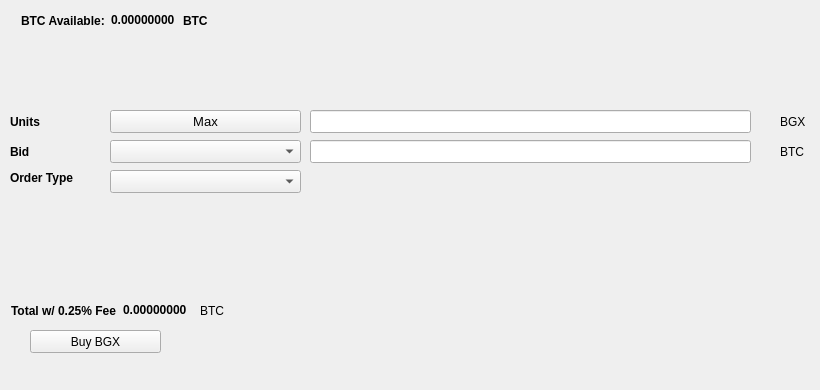
   <widget class="QWidget" name="BuyTab">
    <attribute name="title">
     <string>Buy</string>
    </attribute>
    <widget class="QPushButton" name="BuyBGX">
     <property name="geometry">
      <rect>
       <x>30</x>
       <y>330</y>
       <width>131</width>
       <height>23</height>
      </rect>
     </property>
     <property name="text">
      <string>Buy BGX</string>
     </property>
     <property name="icon">
      <iconset resource="../bitcoingenx.qrc">
       <normaloff>:/icons/bitcoin</normaloff>:/icons/bitcoin</iconset>
     </property>
    </widget>
    <widget class="QLabel" name="label_3">
     <property name="geometry">
      <rect>
       <x>10</x>
       <y>110</y>
       <width>46</width>
       <height>23</height>
      </rect>
     </property>
     <property name="font">
      <font>
       <weight>75</weight>
       <bold>true</bold>
      </font>
     </property>
     <property name="text">
      <string>Units</string>
     </property>
    </widget>
    <widget class="QLineEdit" name="UnitsInput">
     <property name="geometry">
      <rect>
       <x>310</x>
       <y>110</y>
       <width>441</width>
       <height>23</height>
      </rect>
     </property>
     <property name="font">
      <font>
       <pointsize>9</pointsize>
       <weight>75</weight>
       <bold>true</bold>
      </font>
     </property>
    </widget>
    <widget class="QLineEdit" name="BuyBidPriceEdit">
     <property name="geometry">
      <rect>
       <x>310</x>
       <y>140</y>
       <width>441</width>
       <height>23</height>
      </rect>
     </property>
     <property name="font">
      <font>
       <pointsize>9</pointsize>
       <weight>75</weight>
       <bold>true</bold>
      </font>
     </property>
    </widget>
    <widget class="QLabel" name="label_4">
     <property name="geometry">
      <rect>
       <x>780</x>
       <y>110</y>
       <width>31</width>
       <height>23</height>
      </rect>
     </property>
     <property name="text">
      <string>BGX</string>
     </property>
    </widget>
    <widget class="QLabel" name="label_5">
     <property name="geometry">
      <rect>
       <x>780</x>
       <y>140</y>
       <width>31</width>
       <height>23</height>
      </rect>
     </property>
     <property name="text">
      <string>BTC</string>
     </property>
    </widget>
    <widget class="QLabel" name="label_6">
     <property name="geometry">
      <rect>
       <x>10</x>
       <y>140</y>
       <width>46</width>
       <height>23</height>
      </rect>
     </property>
     <property name="font">
      <font>
       <weight>75</weight>
       <bold>true</bold>
      </font>
     </property>
     <property name="text">
      <string>Bid</string>
     </property>
    </widget>
    <widget class="QLabel" name="label_7">
     <property name="geometry">
      <rect>
       <x>10</x>
       <y>170</y>
       <width>91</width>
       <height>16</height>
      </rect>
     </property>
     <property name="font">
      <font>
       <weight>75</weight>
       <bold>true</bold>
      </font>
     </property>
     <property name="text">
      <string>Order Type</string>
     </property>
    </widget>
    <widget class="QPushButton" name="Buy_Max_Amount">
     <property name="geometry">
      <rect>
       <x>110</x>
       <y>110</y>
       <width>191</width>
       <height>23</height>
      </rect>
     </property>
     <property name="font">
      <font>
       <pointsize>10</pointsize>
      </font>
     </property>
     <property name="text">
      <string>Max</string>
     </property>
    </widget>
    <widget class="QComboBox" name="BuyBidcomboBox">
     <property name="geometry">
      <rect>
       <x>110</x>
       <y>140</y>
       <width>191</width>
       <height>23</height>
      </rect>
     </property>
     <property name="font">
      <font>
       <pointsize>10</pointsize>
      </font>
     </property>
    </widget>
    <widget class="QComboBox" name="buyOrdertypeCombo">
     <property name="geometry">
      <rect>
       <x>110</x>
       <y>170</y>
       <width>191</width>
       <height>23</height>
      </rect>
     </property>
     <property name="font">
      <font>
       <pointsize>10</pointsize>
      </font>
     </property>
    </widget>
    <widget class="QWidget" name="layoutWidget1">
     <property name="geometry">
      <rect>
       <x>21</x>
       <y>11</y>
       <width>227</width>
       <height>19</height>
      </rect>
     </property>
     <layout class="QHBoxLayout" name="horizontalLayout_3">
      <item>
       <widget class="QLabel" name="label232">
        <property name="font">
         <font>
          <weight>75</weight>
          <bold>true</bold>
         </font>
        </property>
        <property name="text">
         <string>BTC Available:</string>
        </property>
       </widget>
      </item>
      <item>
       <widget class="QLabel" name="BtcAvailableLbl">
        <property name="palette">
         <palette>
          <active>
           <colorrole role="WindowText">
            <brush brushstyle="SolidPattern">
             <color alpha="255">
              <red>0</red>
              <green>0</green>
              <blue>0</blue>
             </color>
            </brush>
           </colorrole>
           <colorrole role="Button">
            <brush brushstyle="SolidPattern">
             <color alpha="255">
              <red>0</red>
              <green>170</green>
              <blue>0</blue>
             </color>
            </brush>
           </colorrole>
           <colorrole role="Light">
            <brush brushstyle="SolidPattern">
             <color alpha="255">
              <red>0</red>
              <green>255</green>
              <blue>0</blue>
             </color>
            </brush>
           </colorrole>
           <colorrole role="Midlight">
            <brush brushstyle="SolidPattern">
             <color alpha="255">
              <red>0</red>
              <green>212</green>
              <blue>0</blue>
             </color>
            </brush>
           </colorrole>
           <colorrole role="Dark">
            <brush brushstyle="SolidPattern">
             <color alpha="255">
              <red>0</red>
              <green>85</green>
              <blue>0</blue>
             </color>
            </brush>
           </colorrole>
           <colorrole role="Mid">
            <brush brushstyle="SolidPattern">
             <color alpha="255">
              <red>0</red>
              <green>113</green>
              <blue>0</blue>
             </color>
            </brush>
           </colorrole>
           <colorrole role="Text">
            <brush brushstyle="SolidPattern">
             <color alpha="255">
              <red>0</red>
              <green>170</green>
              <blue>0</blue>
             </color>
            </brush>
           </colorrole>
           <colorrole role="BrightText">
            <brush brushstyle="SolidPattern">
             <color alpha="255">
              <red>255</red>
              <green>255</green>
              <blue>255</blue>
             </color>
            </brush>
           </colorrole>
           <colorrole role="ButtonText">
            <brush brushstyle="SolidPattern">
             <color alpha="255">
              <red>0</red>
              <green>0</green>
              <blue>0</blue>
             </color>
            </brush>
           </colorrole>
           <colorrole role="Base">
            <brush brushstyle="SolidPattern">
             <color alpha="255">
              <red>255</red>
              <green>255</green>
              <blue>255</blue>
             </color>
            </brush>
           </colorrole>
           <colorrole role="Window">
            <brush brushstyle="SolidPattern">
             <color alpha="255">
              <red>0</red>
              <green>170</green>
              <blue>0</blue>
             </color>
            </brush>
           </colorrole>
           <colorrole role="Shadow">
            <brush brushstyle="SolidPattern">
             <color alpha="255">
              <red>0</red>
              <green>0</green>
              <blue>0</blue>
             </color>
            </brush>
           </colorrole>
           <colorrole role="AlternateBase">
            <brush brushstyle="SolidPattern">
             <color alpha="255">
              <red>127</red>
              <green>212</green>
              <blue>127</blue>
             </color>
            </brush>
           </colorrole>
           <colorrole role="ToolTipBase">
            <brush brushstyle="SolidPattern">
             <color alpha="255">
              <red>255</red>
              <green>255</green>
              <blue>220</blue>
             </color>
            </brush>
           </colorrole>
           <colorrole role="ToolTipText">
            <brush brushstyle="SolidPattern">
             <color alpha="255">
              <red>0</red>
              <green>0</green>
              <blue>0</blue>
             </color>
            </brush>
           </colorrole>
          </active>
          <inactive>
           <colorrole role="WindowText">
            <brush brushstyle="SolidPattern">
             <color alpha="255">
              <red>0</red>
              <green>0</green>
              <blue>0</blue>
             </color>
            </brush>
           </colorrole>
           <colorrole role="Button">
            <brush brushstyle="SolidPattern">
             <color alpha="255">
              <red>0</red>
              <green>170</green>
              <blue>0</blue>
             </color>
            </brush>
           </colorrole>
           <colorrole role="Light">
            <brush brushstyle="SolidPattern">
             <color alpha="255">
              <red>0</red>
              <green>255</green>
              <blue>0</blue>
             </color>
            </brush>
           </colorrole>
           <colorrole role="Midlight">
            <brush brushstyle="SolidPattern">
             <color alpha="255">
              <red>0</red>
              <green>212</green>
              <blue>0</blue>
             </color>
            </brush>
           </colorrole>
           <colorrole role="Dark">
            <brush brushstyle="SolidPattern">
             <color alpha="255">
              <red>0</red>
              <green>85</green>
              <blue>0</blue>
             </color>
            </brush>
           </colorrole>
           <colorrole role="Mid">
            <brush brushstyle="SolidPattern">
             <color alpha="255">
              <red>0</red>
              <green>113</green>
              <blue>0</blue>
             </color>
            </brush>
           </colorrole>
           <colorrole role="Text">
            <brush brushstyle="SolidPattern">
             <color alpha="255">
              <red>0</red>
              <green>170</green>
              <blue>0</blue>
             </color>
            </brush>
           </colorrole>
           <colorrole role="BrightText">
            <brush brushstyle="SolidPattern">
             <color alpha="255">
              <red>255</red>
              <green>255</green>
              <blue>255</blue>
             </color>
            </brush>
           </colorrole>
           <colorrole role="ButtonText">
            <brush brushstyle="SolidPattern">
             <color alpha="255">
              <red>0</red>
              <green>0</green>
              <blue>0</blue>
             </color>
            </brush>
           </colorrole>
           <colorrole role="Base">
            <brush brushstyle="SolidPattern">
             <color alpha="255">
              <red>255</red>
              <green>255</green>
              <blue>255</blue>
             </color>
            </brush>
           </colorrole>
           <colorrole role="Window">
            <brush brushstyle="SolidPattern">
             <color alpha="255">
              <red>0</red>
              <green>170</green>
              <blue>0</blue>
             </color>
            </brush>
           </colorrole>
           <colorrole role="Shadow">
            <brush brushstyle="SolidPattern">
             <color alpha="255">
              <red>0</red>
              <green>0</green>
              <blue>0</blue>
             </color>
            </brush>
           </colorrole>
           <colorrole role="AlternateBase">
            <brush brushstyle="SolidPattern">
             <color alpha="255">
              <red>127</red>
              <green>212</green>
              <blue>127</blue>
             </color>
            </brush>
           </colorrole>
           <colorrole role="ToolTipBase">
            <brush brushstyle="SolidPattern">
             <color alpha="255">
              <red>255</red>
              <green>255</green>
              <blue>220</blue>
             </color>
            </brush>
           </colorrole>
           <colorrole role="ToolTipText">
            <brush brushstyle="SolidPattern">
             <color alpha="255">
              <red>0</red>
              <green>0</green>
              <blue>0</blue>
             </color>
            </brush>
           </colorrole>
          </inactive>
          <disabled>
           <colorrole role="WindowText">
            <brush brushstyle="SolidPattern">
             <color alpha="255">
              <red>0</red>
              <green>85</green>
              <blue>0</blue>
             </color>
            </brush>
           </colorrole>
           <colorrole role="Button">
            <brush brushstyle="SolidPattern">
             <color alpha="255">
              <red>0</red>
              <green>170</green>
              <blue>0</blue>
             </color>
            </brush>
           </colorrole>
           <colorrole role="Light">
            <brush brushstyle="SolidPattern">
             <color alpha="255">
              <red>0</red>
              <green>255</green>
              <blue>0</blue>
             </color>
            </brush>
           </colorrole>
           <colorrole role="Midlight">
            <brush brushstyle="SolidPattern">
             <color alpha="255">
              <red>0</red>
              <green>212</green>
              <blue>0</blue>
             </color>
            </brush>
           </colorrole>
           <colorrole role="Dark">
            <brush brushstyle="SolidPattern">
             <color alpha="255">
              <red>0</red>
              <green>85</green>
              <blue>0</blue>
             </color>
            </brush>
           </colorrole>
           <colorrole role="Mid">
            <brush brushstyle="SolidPattern">
             <color alpha="255">
              <red>0</red>
              <green>113</green>
              <blue>0</blue>
             </color>
            </brush>
           </colorrole>
           <colorrole role="Text">
            <brush brushstyle="SolidPattern">
             <color alpha="255">
              <red>0</red>
              <green>85</green>
              <blue>0</blue>
             </color>
            </brush>
           </colorrole>
           <colorrole role="BrightText">
            <brush brushstyle="SolidPattern">
             <color alpha="255">
              <red>255</red>
              <green>255</green>
              <blue>255</blue>
             </color>
            </brush>
           </colorrole>
           <colorrole role="ButtonText">
            <brush brushstyle="SolidPattern">
             <color alpha="255">
              <red>0</red>
              <green>85</green>
              <blue>0</blue>
             </color>
            </brush>
           </colorrole>
           <colorrole role="Base">
            <brush brushstyle="SolidPattern">
             <color alpha="255">
              <red>0</red>
              <green>170</green>
              <blue>0</blue>
             </color>
            </brush>
           </colorrole>
           <colorrole role="Window">
            <brush brushstyle="SolidPattern">
             <color alpha="255">
              <red>0</red>
              <green>170</green>
              <blue>0</blue>
             </color>
            </brush>
           </colorrole>
           <colorrole role="Shadow">
            <brush brushstyle="SolidPattern">
             <color alpha="255">
              <red>0</red>
              <green>0</green>
              <blue>0</blue>
             </color>
            </brush>
           </colorrole>
           <colorrole role="AlternateBase">
            <brush brushstyle="SolidPattern">
             <color alpha="255">
              <red>0</red>
              <green>170</green>
              <blue>0</blue>
             </color>
            </brush>
           </colorrole>
           <colorrole role="ToolTipBase">
            <brush brushstyle="SolidPattern">
             <color alpha="255">
              <red>255</red>
              <green>255</green>
              <blue>220</blue>
             </color>
            </brush>
           </colorrole>
           <colorrole role="ToolTipText">
            <brush brushstyle="SolidPattern">
             <color alpha="255">
              <red>0</red>
              <green>0</green>
              <blue>0</blue>
             </color>
            </brush>
           </colorrole>
          </disabled>
         </palette>
        </property>
        <property name="font">
         <font>
          <weight>75</weight>
          <bold>true</bold>
         </font>
        </property>
        <property name="text">
         <string>0.00000000</string>
        </property>
        <property name="textInteractionFlags">
         <set>Qt::LinksAccessibleByMouse|Qt::TextSelectableByKeyboard|Qt::TextSelectableByMouse</set>
        </property>
       </widget>
      </item>
      <item>
       <widget class="QLabel" name="BtcAvailableLbl_2">
        <property name="font">
         <font>
          <weight>75</weight>
          <bold>true</bold>
         </font>
        </property>
        <property name="text">
         <string>BTC</string>
        </property>
       </widget>
      </item>
     </layout>
    </widget>
    <widget class="QWidget" name="layoutWidge2">
     <property name="geometry">
      <rect>
       <x>11</x>
       <y>301</y>
       <width>259</width>
       <height>19</height>
      </rect>
     </property>
     <layout class="QHBoxLayout" name="horizontalLayout_4">
      <item>
       <widget class="QLabel" name="label_9">
        <property name="font">
         <font>
          <weight>75</weight>
          <bold>true</bold>
         </font>
        </property>
        <property name="text">
         <string>Total w/ 0.25% Fee</string>
        </property>
       </widget>
      </item>
      <item>
       <widget class="QLabel" name="BuyCostLabel">
        <property name="palette">
         <palette>
          <active>
           <colorrole role="WindowText">
            <brush brushstyle="SolidPattern">
             <color alpha="255">
              <red>0</red>
              <green>0</green>
              <blue>0</blue>
             </color>
            </brush>
           </colorrole>
           <colorrole role="Button">
            <brush brushstyle="SolidPattern">
             <color alpha="255">
              <red>0</red>
              <green>170</green>
              <blue>0</blue>
             </color>
            </brush>
           </colorrole>
           <colorrole role="Light">
            <brush brushstyle="SolidPattern">
             <color alpha="255">
              <red>0</red>
              <green>255</green>
              <blue>0</blue>
             </color>
            </brush>
           </colorrole>
           <colorrole role="Midlight">
            <brush brushstyle="SolidPattern">
             <color alpha="255">
              <red>0</red>
              <green>212</green>
              <blue>0</blue>
             </color>
            </brush>
           </colorrole>
           <colorrole role="Dark">
            <brush brushstyle="SolidPattern">
             <color alpha="255">
              <red>0</red>
              <green>85</green>
              <blue>0</blue>
             </color>
            </brush>
           </colorrole>
           <colorrole role="Mid">
            <brush brushstyle="SolidPattern">
             <color alpha="255">
              <red>0</red>
              <green>113</green>
              <blue>0</blue>
             </color>
            </brush>
           </colorrole>
           <colorrole role="Text">
            <brush brushstyle="SolidPattern">
             <color alpha="255">
              <red>0</red>
              <green>170</green>
              <blue>0</blue>
             </color>
            </brush>
           </colorrole>
           <colorrole role="BrightText">
            <brush brushstyle="SolidPattern">
             <color alpha="255">
              <red>255</red>
              <green>255</green>
              <blue>255</blue>
             </color>
            </brush>
           </colorrole>
           <colorrole role="ButtonText">
            <brush brushstyle="SolidPattern">
             <color alpha="255">
              <red>0</red>
              <green>0</green>
              <blue>0</blue>
             </color>
            </brush>
           </colorrole>
           <colorrole role="Base">
            <brush brushstyle="SolidPattern">
             <color alpha="255">
              <red>255</red>
              <green>255</green>
              <blue>255</blue>
             </color>
            </brush>
           </colorrole>
           <colorrole role="Window">
            <brush brushstyle="SolidPattern">
             <color alpha="255">
              <red>0</red>
              <green>170</green>
              <blue>0</blue>
             </color>
            </brush>
           </colorrole>
           <colorrole role="Shadow">
            <brush brushstyle="SolidPattern">
             <color alpha="255">
              <red>0</red>
              <green>0</green>
              <blue>0</blue>
             </color>
            </brush>
           </colorrole>
           <colorrole role="AlternateBase">
            <brush brushstyle="SolidPattern">
             <color alpha="255">
              <red>127</red>
              <green>212</green>
              <blue>127</blue>
             </color>
            </brush>
           </colorrole>
           <colorrole role="ToolTipBase">
            <brush brushstyle="SolidPattern">
             <color alpha="255">
              <red>255</red>
              <green>255</green>
              <blue>220</blue>
             </color>
            </brush>
           </colorrole>
           <colorrole role="ToolTipText">
            <brush brushstyle="SolidPattern">
             <color alpha="255">
              <red>0</red>
              <green>0</green>
              <blue>0</blue>
             </color>
            </brush>
           </colorrole>
          </active>
          <inactive>
           <colorrole role="WindowText">
            <brush brushstyle="SolidPattern">
             <color alpha="255">
              <red>0</red>
              <green>0</green>
              <blue>0</blue>
             </color>
            </brush>
           </colorrole>
           <colorrole role="Button">
            <brush brushstyle="SolidPattern">
             <color alpha="255">
              <red>0</red>
              <green>170</green>
              <blue>0</blue>
             </color>
            </brush>
           </colorrole>
           <colorrole role="Light">
            <brush brushstyle="SolidPattern">
             <color alpha="255">
              <red>0</red>
              <green>255</green>
              <blue>0</blue>
             </color>
            </brush>
           </colorrole>
           <colorrole role="Midlight">
            <brush brushstyle="SolidPattern">
             <color alpha="255">
              <red>0</red>
              <green>212</green>
              <blue>0</blue>
             </color>
            </brush>
           </colorrole>
           <colorrole role="Dark">
            <brush brushstyle="SolidPattern">
             <color alpha="255">
              <red>0</red>
              <green>85</green>
              <blue>0</blue>
             </color>
            </brush>
           </colorrole>
           <colorrole role="Mid">
            <brush brushstyle="SolidPattern">
             <color alpha="255">
              <red>0</red>
              <green>113</green>
              <blue>0</blue>
             </color>
            </brush>
           </colorrole>
           <colorrole role="Text">
            <brush brushstyle="SolidPattern">
             <color alpha="255">
              <red>0</red>
              <green>170</green>
              <blue>0</blue>
             </color>
            </brush>
           </colorrole>
           <colorrole role="BrightText">
            <brush brushstyle="SolidPattern">
             <color alpha="255">
              <red>255</red>
              <green>255</green>
              <blue>255</blue>
             </color>
            </brush>
           </colorrole>
           <colorrole role="ButtonText">
            <brush brushstyle="SolidPattern">
             <color alpha="255">
              <red>0</red>
              <green>0</green>
              <blue>0</blue>
             </color>
            </brush>
           </colorrole>
           <colorrole role="Base">
            <brush brushstyle="SolidPattern">
             <color alpha="255">
              <red>255</red>
              <green>255</green>
              <blue>255</blue>
             </color>
            </brush>
           </colorrole>
           <colorrole role="Window">
            <brush brushstyle="SolidPattern">
             <color alpha="255">
              <red>0</red>
              <green>170</green>
              <blue>0</blue>
             </color>
            </brush>
           </colorrole>
           <colorrole role="Shadow">
            <brush brushstyle="SolidPattern">
             <color alpha="255">
              <red>0</red>
              <green>0</green>
              <blue>0</blue>
             </color>
            </brush>
           </colorrole>
           <colorrole role="AlternateBase">
            <brush brushstyle="SolidPattern">
             <color alpha="255">
              <red>127</red>
              <green>212</green>
              <blue>127</blue>
             </color>
            </brush>
           </colorrole>
           <colorrole role="ToolTipBase">
            <brush brushstyle="SolidPattern">
             <color alpha="255">
              <red>255</red>
              <green>255</green>
              <blue>220</blue>
             </color>
            </brush>
           </colorrole>
           <colorrole role="ToolTipText">
            <brush brushstyle="SolidPattern">
             <color alpha="255">
              <red>0</red>
              <green>0</green>
              <blue>0</blue>
             </color>
            </brush>
           </colorrole>
          </inactive>
          <disabled>
           <colorrole role="WindowText">
            <brush brushstyle="SolidPattern">
             <color alpha="255">
              <red>0</red>
              <green>85</green>
              <blue>0</blue>
             </color>
            </brush>
           </colorrole>
           <colorrole role="Button">
            <brush brushstyle="SolidPattern">
             <color alpha="255">
              <red>0</red>
              <green>170</green>
              <blue>0</blue>
             </color>
            </brush>
           </colorrole>
           <colorrole role="Light">
            <brush brushstyle="SolidPattern">
             <color alpha="255">
              <red>0</red>
              <green>255</green>
              <blue>0</blue>
             </color>
            </brush>
           </colorrole>
           <colorrole role="Midlight">
            <brush brushstyle="SolidPattern">
             <color alpha="255">
              <red>0</red>
              <green>212</green>
              <blue>0</blue>
             </color>
            </brush>
           </colorrole>
           <colorrole role="Dark">
            <brush brushstyle="SolidPattern">
             <color alpha="255">
              <red>0</red>
              <green>85</green>
              <blue>0</blue>
             </color>
            </brush>
           </colorrole>
           <colorrole role="Mid">
            <brush brushstyle="SolidPattern">
             <color alpha="255">
              <red>0</red>
              <green>113</green>
              <blue>0</blue>
             </color>
            </brush>
           </colorrole>
           <colorrole role="Text">
            <brush brushstyle="SolidPattern">
             <color alpha="255">
              <red>0</red>
              <green>85</green>
              <blue>0</blue>
             </color>
            </brush>
           </colorrole>
           <colorrole role="BrightText">
            <brush brushstyle="SolidPattern">
             <color alpha="255">
              <red>255</red>
              <green>255</green>
              <blue>255</blue>
             </color>
            </brush>
           </colorrole>
           <colorrole role="ButtonText">
            <brush brushstyle="SolidPattern">
             <color alpha="255">
              <red>0</red>
              <green>85</green>
              <blue>0</blue>
             </color>
            </brush>
           </colorrole>
           <colorrole role="Base">
            <brush brushstyle="SolidPattern">
             <color alpha="255">
              <red>0</red>
              <green>170</green>
              <blue>0</blue>
             </color>
            </brush>
           </colorrole>
           <colorrole role="Window">
            <brush brushstyle="SolidPattern">
             <color alpha="255">
              <red>0</red>
              <green>170</green>
              <blue>0</blue>
             </color>
            </brush>
           </colorrole>
           <colorrole role="Shadow">
            <brush brushstyle="SolidPattern">
             <color alpha="255">
              <red>0</red>
              <green>0</green>
              <blue>0</blue>
             </color>
            </brush>
           </colorrole>
           <colorrole role="AlternateBase">
            <brush brushstyle="SolidPattern">
             <color alpha="255">
              <red>0</red>
              <green>170</green>
              <blue>0</blue>
             </color>
            </brush>
           </colorrole>
           <colorrole role="ToolTipBase">
            <brush brushstyle="SolidPattern">
             <color alpha="255">
              <red>255</red>
              <green>255</green>
              <blue>220</blue>
             </color>
            </brush>
           </colorrole>
           <colorrole role="ToolTipText">
            <brush brushstyle="SolidPattern">
             <color alpha="255">
              <red>0</red>
              <green>0</green>
              <blue>0</blue>
             </color>
            </brush>
           </colorrole>
          </disabled>
         </palette>
        </property>
        <property name="font">
         <font>
          <weight>75</weight>
          <bold>true</bold>
         </font>
        </property>
        <property name="autoFillBackground">
         <bool>false</bool>
        </property>
        <property name="text">
         <string>0.00000000</string>
        </property>
        <property name="textInteractionFlags">
         <set>Qt::LinksAccessibleByMouse|Qt::TextSelectableByMouse</set>
        </property>
       </widget>
      </item>
      <item>
       <widget class="QLabel" name="label_10">
        <property name="font">
         <font>
          <weight>50</weight>
          <bold>false</bold>
         </font>
        </property>
        <property name="text">
         <string>BTC</string>
        </property>
       </widget>
      </item>
     </layout>
    </widget>
    <widget class="QLabel" name="label_24">
     <property name="geometry">
      <rect>
       <x>460</x>
       <y>300</y>
       <width>281</width>
       <height>81</height>
      </rect>
     </property>
     <property name="text">
      <string/>
     </property>
     <property name="pixmap">
      <pixmap>:/images/bittrex</pixmap>
     </property>
    </widget>
   </widget>
